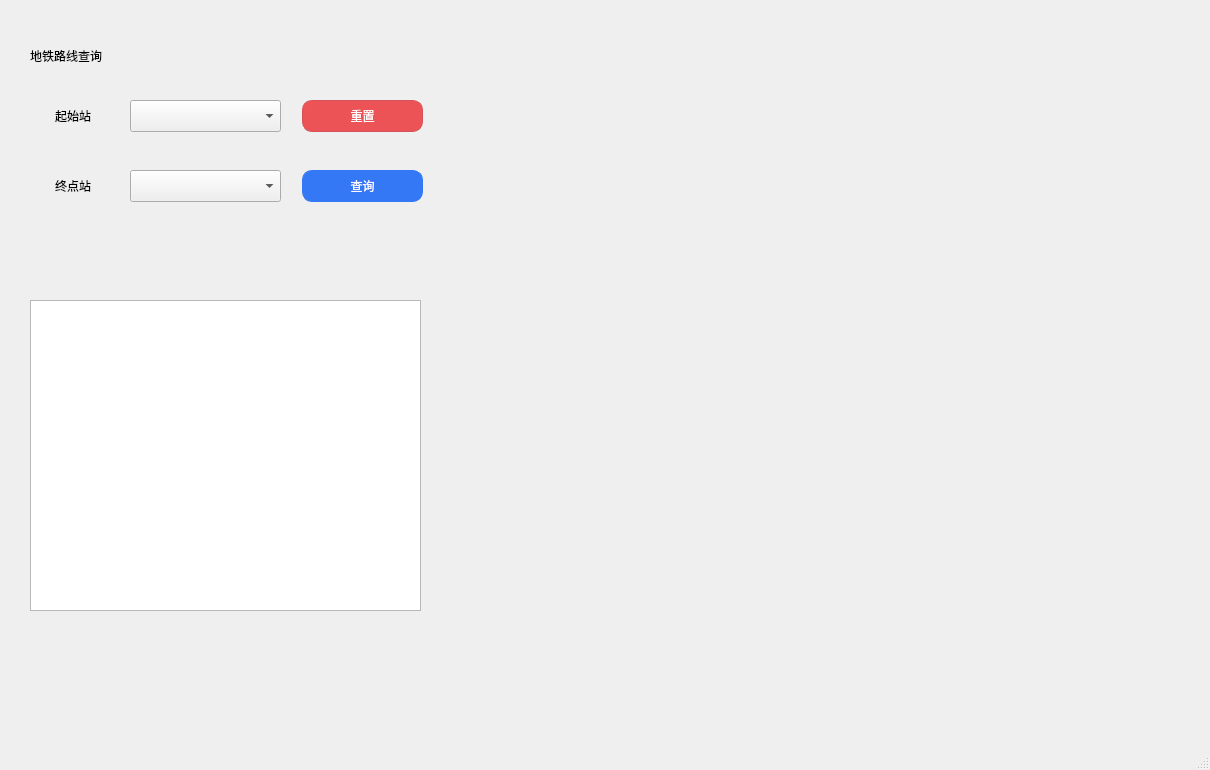
<?xml version="1.0" encoding="UTF-8"?>
<ui version="4.0">
 <class>MainWindow</class>
 <widget class="QMainWindow" name="MainWindow">
  <property name="geometry">
   <rect>
    <x>0</x>
    <y>0</y>
    <width>1210</width>
    <height>770</height>
   </rect>
  </property>
  <property name="minimumSize">
   <size>
    <width>1210</width>
    <height>770</height>
   </size>
  </property>
  <property name="maximumSize">
   <size>
    <width>1210</width>
    <height>770</height>
   </size>
  </property>
  <property name="cursor">
   <cursorShape>ArrowCursor</cursorShape>
  </property>
  <property name="windowTitle">
   <string>广州地铁线路图查询</string>
  </property>
  <property name="styleSheet">
   <string notr="true">font: 9pt &quot;方正粗黑宋简体&quot;;</string>
  </property>
  <widget class="QWidget" name="centralWidget">
   <widget class="QLabel" name="label">
    <property name="geometry">
     <rect>
      <x>55</x>
      <y>100</y>
      <width>60</width>
      <height>31</height>
     </rect>
    </property>
    <property name="text">
     <string>起始站</string>
    </property>
   </widget>
   <widget class="QLabel" name="label_2">
    <property name="geometry">
     <rect>
      <x>55</x>
      <y>170</y>
      <width>60</width>
      <height>31</height>
     </rect>
    </property>
    <property name="text">
     <string>终点站</string>
    </property>
   </widget>
   <widget class="QLabel" name="label_3">
    <property name="geometry">
     <rect>
      <x>510</x>
      <y>30</y>
      <width>631</width>
      <height>651</height>
     </rect>
    </property>
    <property name="text">
     <string/>
    </property>
   </widget>
   <widget class="QLabel" name="label_4">
    <property name="geometry">
     <rect>
      <x>30</x>
      <y>20</y>
      <width>211</width>
      <height>71</height>
     </rect>
    </property>
    <property name="styleSheet">
     <string notr="true">font: 15pt &quot;方正粗黑宋简体&quot;;</string>
    </property>
    <property name="text">
     <string>地铁路线查询</string>
    </property>
   </widget>
   <widget class="QLabel" name="label_5">
    <property name="geometry">
     <rect>
      <x>220</x>
      <y>10</y>
      <width>221</width>
      <height>91</height>
     </rect>
    </property>
    <property name="text">
     <string/>
    </property>
   </widget>
   <widget class="QLabel" name="label_6">
    <property name="geometry">
     <rect>
      <x>20</x>
      <y>100</y>
      <width>30</width>
      <height>30</height>
     </rect>
    </property>
    <property name="text">
     <string/>
    </property>
   </widget>
   <widget class="QLabel" name="label_7">
    <property name="geometry">
     <rect>
      <x>20</x>
      <y>170</y>
      <width>30</width>
      <height>30</height>
     </rect>
    </property>
    <property name="text">
     <string/>
    </property>
   </widget>
   <widget class="QComboBox" name="comboBox">
    <property name="geometry">
     <rect>
      <x>130</x>
      <y>100</y>
      <width>151</width>
      <height>32</height>
     </rect>
    </property>
    <property name="styleSheet">
     <string notr="true"/>
    </property>
   </widget>
   <widget class="QComboBox" name="comboBox_2">
    <property name="geometry">
     <rect>
      <x>130</x>
      <y>170</y>
      <width>151</width>
      <height>32</height>
     </rect>
    </property>
   </widget>
   <widget class="QPushButton" name="pushButton">
    <property name="geometry">
     <rect>
      <x>302</x>
      <y>170</y>
      <width>121</width>
      <height>32</height>
     </rect>
    </property>
    <property name="styleSheet">
     <string notr="true">QPushButton{
	border:1px solid #3478f6;
	border-radius:10px;
	background:rgb(52,120,246);
	color:white;
}

QPushButton:hover
{
	background:rgb(52,88,246);
}</string>
    </property>
    <property name="text">
     <string>查询</string>
    </property>
   </widget>
   <widget class="QPushButton" name="pushButton_2">
    <property name="geometry">
     <rect>
      <x>302</x>
      <y>100</y>
      <width>121</width>
      <height>32</height>
     </rect>
    </property>
    <property name="styleSheet">
     <string notr="true">QPushButton{
	border:1px solid #d55357;
	border-radius:10px;
	background:rgb(236,83,87);
	color:white;
}

QPushButton:hover
{
	background:rgb(221,91,95);
}</string>
    </property>
    <property name="text">
     <string>重置</string>
    </property>
   </widget>
   <widget class="QLabel" name="label_8">
    <property name="geometry">
     <rect>
      <x>30</x>
      <y>250</y>
      <width>171</width>
      <height>31</height>
     </rect>
    </property>
    <property name="text">
     <string/>
    </property>
   </widget>
   <widget class="QLabel" name="label_9">
    <property name="geometry">
     <rect>
      <x>30</x>
      <y>650</y>
      <width>171</width>
      <height>31</height>
     </rect>
    </property>
    <property name="text">
     <string/>
    </property>
   </widget>
   <widget class="QTextEdit" name="textEdit">
    <property name="geometry">
     <rect>
      <x>30</x>
      <y>300</y>
      <width>391</width>
      <height>311</height>
     </rect>
    </property>
    <property name="html">
     <string>&lt;!DOCTYPE HTML PUBLIC &quot;-//W3C//DTD HTML 4.0//EN&quot; &quot;http://www.w3.org/TR/REC-html40/strict.dtd&quot;&gt;
&lt;html&gt;&lt;head&gt;&lt;meta name=&quot;qrichtext&quot; content=&quot;1&quot; /&gt;&lt;style type=&quot;text/css&quot;&gt;
p, li { white-space: pre-wrap; }
&lt;/style&gt;&lt;/head&gt;&lt;body style=&quot; font-family:'方正粗黑宋简体'; font-size:9pt; font-weight:400; font-style:normal;&quot;&gt;
&lt;p style=&quot;-qt-paragraph-type:empty; margin-top:0px; margin-bottom:0px; margin-left:0px; margin-right:0px; -qt-block-indent:0; text-indent:0px; font-family:'SimSun';&quot;&gt;&lt;br /&gt;&lt;/p&gt;&lt;/body&gt;&lt;/html&gt;</string>
    </property>
   </widget>
  </widget>
  <widget class="QStatusBar" name="statusBar"/>
 </widget>
 <layoutdefault spacing="6" margin="11"/>
 <resources/>
 <connections/>
</ui>
